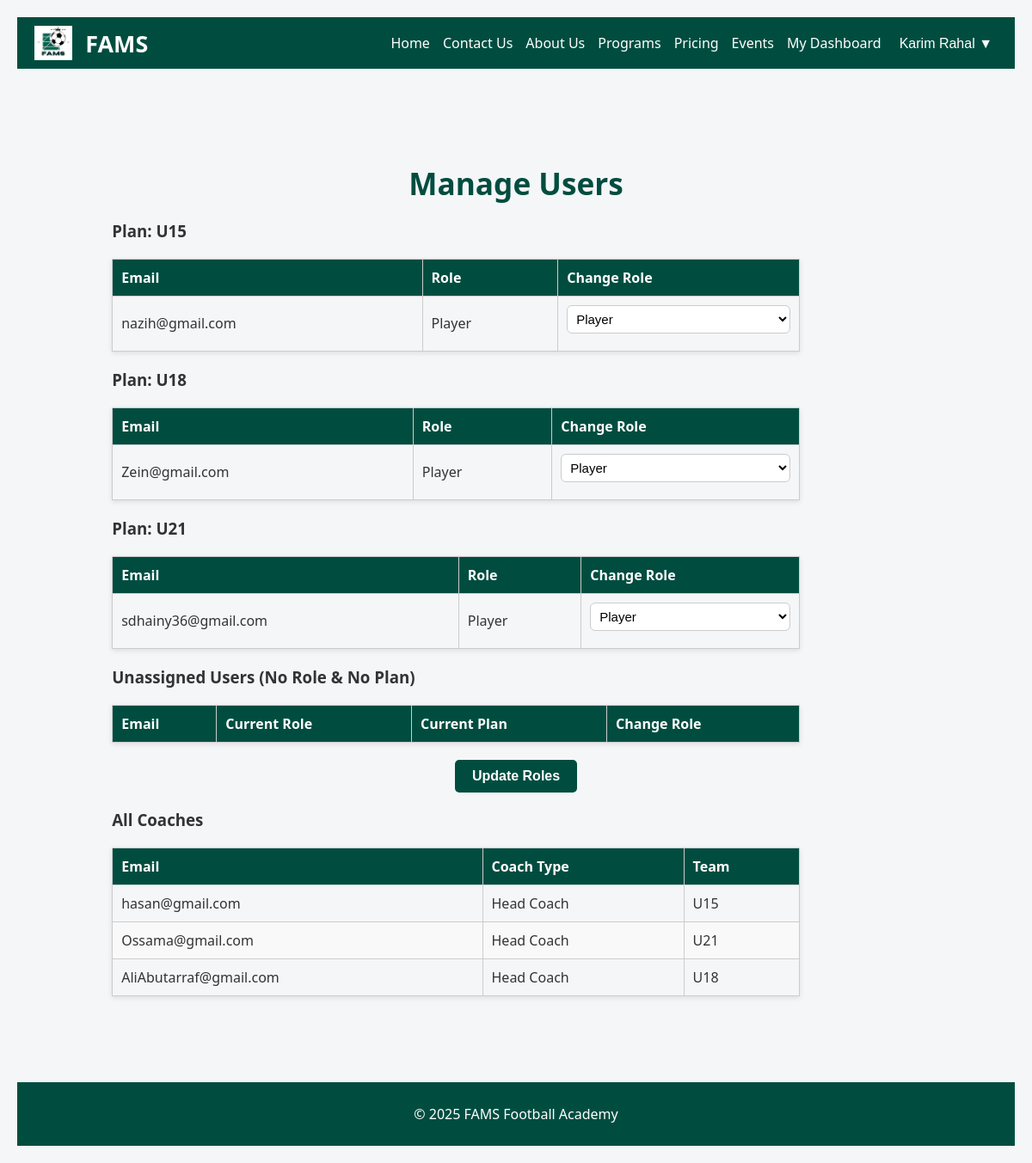
Screenshot of /Dashboards/manage-users.php (signed in) with the database file from the repository.
### tables this page shows
CREATE TABLE `users` (
  `id` int(11) NOT NULL,
  `full_name` varchar(100) NOT NULL,
  `father_name` varchar(100) NOT NULL,
  `gender` enum('Male','Female','Other') NOT NULL,
  `age` int(11) NOT NULL,
  `email` varchar(100) NOT NULL,
  `password_hash` varchar(255) NOT NULL,
  `created_at` timestamp NOT NULL DEFAULT current_timestamp(),
  `role` enum('NONE','Admin','Player','Coach') NOT NULL DEFAULT 'NONE',
  `plan` enum('U15','U18','U21','NONE') DEFAULT 'NONE',
  `total_attended` int(11) DEFAULT 0,
  `total_absent` int(11) DEFAULT 0,
  `coach_type` enum('Head Coach','Assistant Coach','Goalkeeping Coach','Fitness Coach') DEFAULT NULL,
  `coach_team` enum('U15','U18','U21') DEFAULT NULL
);

### Dashboards/manage-users.php (the view, shortened to what this page needs)
<?php
include '../includes/db.php';
include '../includes/header.php';
$plans = ['U15', 'U18', 'U21'];
$users_by_plan = [];
foreach ($plans as $plan) {
    $stmt = $conn->prepare("SELECT id, email, role, plan FROM users WHERE plan = ?");
    $stmt->bind_param("s", $plan);
    $stmt->execute();
    $result = $stmt->get_result();
    $users_by_plan[$plan] = $result->fetch_all(MYSQLI_ASSOC);
}
$stmt = $conn->prepare("SELECT id, email, coach_type, coach_team FROM users WHERE role = 'Coach'");
$stmt->execute();
$result = $stmt->get_result();
$coaches = $result->fetch_all(MYSQLI_ASSOC);
?>
<div class="dashboard-container">
    <h2>Manage Users</h2>
    <form method="POST" action="manage-users.php">
        <?php foreach ($users_by_plan as $plan => $users): ?>
            <h3>Plan: <?= $plan ?></h3>
            <table class="user-table">
                <thead>
                    <tr>
                        <th>Email</th>
                        <th>Role</th>
                        <th>Change Role</th>
                    </tr>
                </thead>
                <tbody>
                    <?php foreach ($users as $user): ?>
                        <tr>
                            <td><?= htmlspecialchars($user['email']) ?></td>
                            <td><?= htmlspecialchars($user['role']) ?></td>
                            <td>
                                <select name="roles[<?= $user['id'] ?>]">
                                    <option value="Player" <?= $user['role'] === 'Player' ? 'selected' : '' ?>>Player</option>
                                </select>
                            </td>
                        </tr>
                    <?php endforeach; ?>
                </tbody>
            </table>
        <?php endforeach; ?>
        <h3>Unassigned Users (No Role & No Plan)</h3>
        <table class="user-table">
            <thead>
                <tr>
                    <th>Email</th>
                    <th>Current Role</th>
                    <th>Current Plan</th>
                    <th>Change Role</th>
                </tr>
            </thead>
        </table>
        <button type="submit" class="btn">Update Roles</button>
    </form>
    <h3>All Coaches</h3>
    <table class="user-table">
        <thead>
            <tr>
                <th>Email</th>
                <th>Coach Type</th>
                <th>Team</th>
            </tr>
        </thead>
        <tbody>
            <?php foreach ($coaches as $coach): ?>
                <tr>
                    <td><?= htmlspecialchars($coach['email']) ?></td>
                    <td><?= htmlspecialchars($coach['coach_type'] ?? 'N/A') ?></td>
                    <td><?= htmlspecialchars($coach['coach_team'] ?? 'N/A') ?></td>
                </tr>
            <?php endforeach; ?>
        </tbody>
    </table>
</div>
<?php include '../includes/footer.php'; ?>

### assets/css/style.css (style rules this page uses)
body { font-family: "DM Sans", sans-serif; margin: 0; padding: 0; background: #f5f5f5; }
.btn { background-color: #004d40; color: white; padding: 10px 25px; border: none; border-radius: 5px; text-decoration: none; font-weight: bold; }
.dashboard-container { width: 90%; max-width: 1100px; margin: 40px auto; padding: 20px; }
.dashboard-container h2 { font-size: 2.2em; color: #004d40; margin-bottom: 10px; }
.dashboard-container { width: 90%; max-width: 1200px; margin: 40px auto; padding: 20px; }
.user-table { width: 100%; border-collapse: collapse; margin-bottom: 20px; box-shadow: 0 2px 6px rgba(0,0,0,0.1); }
.user-table th, .user-table td { padding: 12px 15px; border: 1px solid #ddd; text-align: left; }
.user-table th { background-color: #004d40; color: white; }
.user-table tr:nth-child(even) { background-color: #f9f9f9; }
.btn { background-color: #004d40; color: white; padding: 10px 20px; border: none; border-radius: 5px; font-weight: bold; cursor: pointer; }
.user-table { width: 100%; border-collapse: collapse; margin: 20px 0; }
.user-table th, .user-table td { padding: 12px; border: 1px solid #ddd; text-align: left; }
.user-table th { background-color: #004d40; color: #fff; }
table { width: 100%; border-collapse: collapse; margin-bottom: 10px; }
table th, table td { padding: 10px; border: 1px solid #ccc; text-align: left; }
table th { background-color: #004d40; color: white; }
.user-table { width: 100%; border-collapse: collapse; margin-bottom: 20px; }
.user-table th, .user-table td { padding: 10px; border: 1px solid #ccc; }
.user-table { width: 100%; border-collapse: collapse; margin-top: 20px; }
.user-table th, .user-table td { padding: 10px; border: 1px solid #ccc; text-align: left; }
select { padding: 6px; border-radius: 4px; width: 100%; }
body { font-family: 'Segoe UI', Tahoma, Geneva, Verdana, sans-serif; background-color: #f4f6f8; margin: 0; padding: 20px; color: #333; }
select, input[type="date"], input[type="number"], textarea { width: 100%; padding: 10px 12px; border: 1px solid #ccc; border-radius: 6px; font-size: 15px; background-color: #fff; transition: border 0.3s, box-shadow 0.3s; }
.btn { display: block; background-color: #004d40; color: white; padding: 12px 24px; font-size: 16px; border: none; border-radius: 8px; cursor: pointer; margin: 30px auto 0; font-weight: bold; transition: background-color 0.3s ease; }
h2 { text-align: center; color: #004d40; margin-bottom: 30px; }
.equipment-form, table { width: 100%; max-width: 800px; margin: 20px auto; }
.equipment-form input, .equipment-form select, table input, table select { width: 100%; padding: 6px; margin-bottom: 10px; }
.btn { display: block; background: #004d40; color: white; padding: 10px 20px; margin: 15px auto; border: none; border-radius: 5px; font-weight: bold; cursor: pointer; }

### rows the page displays
users: email "nazih@gmail.com", role "Player", role+id "Player"
users: email "Zein@gmail.com", role "Player", role+id "Player"
users: email "sdhainy36@gmail.com", role "Player", role+id "Player"
users: email "hasan@gmail.com", coach_type "Head Coach", coach_team "U15"
users: email "Ossama@gmail.com", coach_type "Head Coach", coach_team "U21"
users: email "AliAbutarraf@gmail.com", coach_type "Head Coach", coach_team "U18"

### other values shown
$_SESSION['user_name'] "Karim Rahal"
$plan "U15"
$plan "U18"
$plan "U21"
